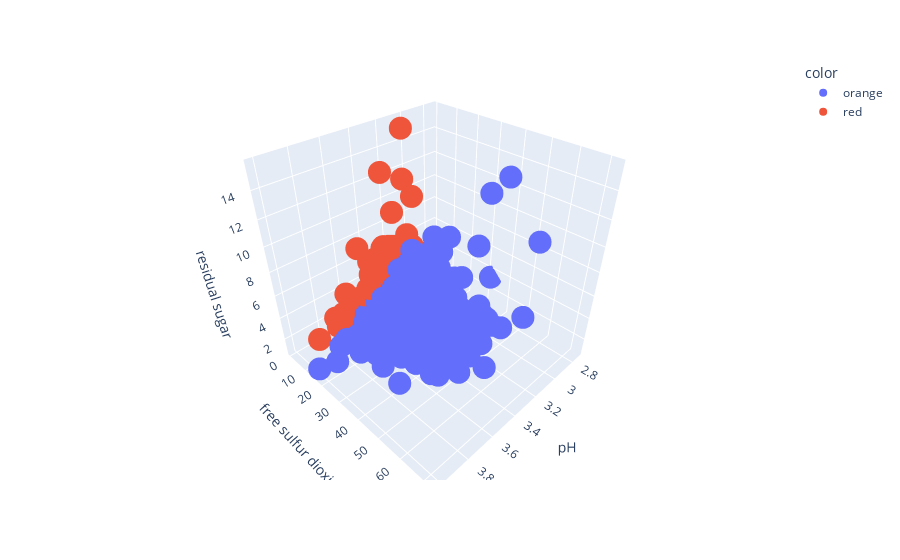

Notebook source saved alongside this figure:
### Code cell
colores=['red','orange','blue', 'purple', 'green', 'yellow']
asignar = [colores[row] for row in grupos]
px.scatter_3d(data, x='pH', y='free sulfur dioxide', z='residual sugar', color=asignar)

### Figure 1 — Plotly figure (JSON) as saved in the notebook; plotly's stock layout.template omitted (floating-point values rounded to 4 significant figures; data arrays with more than 128 entries replaced by an {"elided": "..."} marker saying what was removed)
{"data": [{"hovertemplate": "color=orange<br>pH=%{x}<br>free sulfur dioxide=%{y}<br>residual sugar=%{z}<extra></extra>", "legendgroup": "orange", "marker": {"color": "#636efa", "symbol": "circle"}, "mode": "markers", "name": "orange", "scene": "scene", "showlegend": true, "type": "scatter3d", "x": {"elided": "1104 float values"}, "y": {"elided": "1104 float values"}, "z": {"elided": "1104 float values"}}, {"hovertemplate": "color=red<br>pH=%{x}<br>free sulfur dioxide=%{y}<br>residual sugar=%{z}<extra></extra>", "legendgroup": "red", "marker": {"color": "#EF553B", "symbol": "circle"}, "mode": "markers", "name": "red", "scene": "scene", "showlegend": true, "type": "scatter3d", "x": {"elided": "495 float values"}, "y": {"elided": "495 float values"}, "z": {"elided": "495 float values"}}], "layout": {"legend": {"title": {"text": "color"}, "tracegroupgap": 0}, "margin": {"t": 60}, "scene": {"domain": {"x": [0, 1], "y": [0, 1]}, "xaxis": {"title": {"text": "pH"}}, "yaxis": {"title": {"text": "free sulfur dioxide"}}, "zaxis": {"title": {"text": "residual sugar"}}}}}
